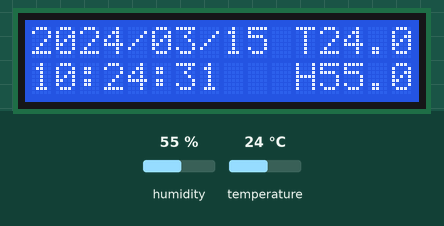
Recording of a sketch running on a simulated Arduino Uno, built with avr-gcc and run on an emulated ATmega328P. Parts: 16×2 character LCD. The test bench sets the inputs (shaded band); at power-on: humidity 55 %, temperature 24 °C. The local clock reads 2024-03-15 10:24:30 at power-on unless the sketch sets it; what the sketch prints to the serial monitor is not drawn.

Above: at 1.3 s.
1.4 s: humidity set to 22 %
At 3.1 s:
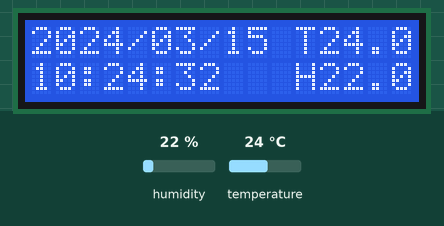
4.8 s: temperature set to 12 °C
At 6.8 s:
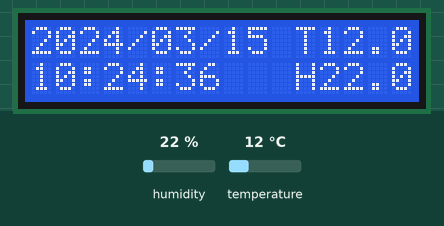
9.0 s: humidity set to 40 %
At 12.2 s:
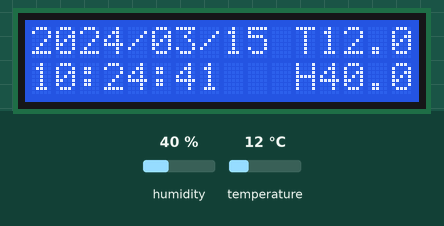
13.2 s: temperature set to 19 °C
At 15.7 s:
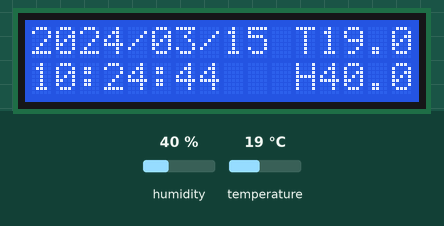
Timing chart, 0 to 17.2 s (numbered marks = the images above; inputs shaded):
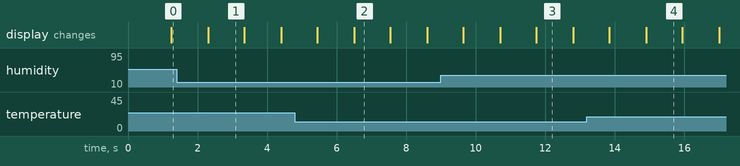

Measured:
- what the display in image 1 shows lasts 1.0 s, from 2.3 s to 3.3 s
- what the display in image 3 shows lasts 1.1 s, from 11.7 s to 12.8 s

The sketch:

simple-clock-with-dht.ino
```cpp
#include <ThreeWire.h>
#include <RtcDS1302.h>
#include <Wire.h>
#include <LiquidCrystal_I2C.h>
#include <DHT.h>

// Device defines
#define CLOCK_IO 4
#define CLOCK_CLK 5
#define CLOCK_CE 2
#define DHTTYPE DHT11
#define DHTPIN 7

ThreeWire myWire(CLOCK_IO, CLOCK_CLK, CLOCK_CE); // IO, SCLK, CE
RtcDS1302<ThreeWire> Rtc(myWire);
LiquidCrystal_I2C scr(0x27, 16, 2);
DHT dht(DHTPIN, DHTTYPE);

void setup ()
{
  Serial.begin(9600);
  Serial.print("compiled: ");
  Serial.print(__DATE__);
  Serial.println(__TIME__);

  scr.init();
  scr.backlight();
  scr.setCursor(0, 0);
  scr.print("Initializing,");
  scr.setCursor(0, 1);
  scr.print("Please wait.");

  dht.begin();

  Rtc.Begin();
  RtcDateTime compiled = RtcDateTime(__DATE__, __TIME__);
  printDateTimeDHT(compiled);
  Serial.println();

  if (!Rtc.IsDateTimeValid())
  {
    // Common Causes:
    //    1) first time you ran and the device wasn't running yet
    //    2) the battery on the device is low or even missing

    Serial.println("RTC lost confidence in the DateTime!");
    Rtc.SetDateTime(compiled);
  }

  if (Rtc.GetIsWriteProtected())
  {
    Serial.println("RTC was write protected, enabling writing now");
    Rtc.SetIsWriteProtected(false);
  }

  if (!Rtc.GetIsRunning())
  {
    Serial.println("RTC was not actively running, starting now");
    Rtc.SetIsRunning(true);
  }

  RtcDateTime now = Rtc.GetDateTime();
  if (now < compiled)
  {
    Serial.println("RTC is older than compile time!  (Updating DateTime)");
    Rtc.SetDateTime(compiled);
  }
  else if (now > compiled)
  {
    Serial.println("RTC is newer than compile time. (this is expected)");
  }
  else if (now == compiled)
  {
    Serial.println("RTC is the same as compile time! (not expected but all is fine)");
  }
}

void loop ()
{
  RtcDateTime now = Rtc.GetDateTime();

  printDateTimeDHT(now);
  Serial.println();

  if (!now.IsValid())
  {
    // Common Causes:
    //    1) the battery on the device is low or even missing and the power line was disconnected
    Serial.println("RTC lost confidence in the DateTime!");
  }
  delay(1000); // one sec
}

#define countof(a) (sizeof(a) / sizeof(a[0]))

void printDateTimeDHT(const RtcDateTime& dt)
{
  float temp = dht.readTemperature();
  float humidity = dht.readHumidity();

  char datestr[20];
  snprintf(datestr, sizeof(datestr), "%04u/%02u/%02u", dt.Year(), dt.Month(), dt.Day());

  char timestr[20];
  snprintf(timestr, sizeof(timestr), "%02u:%02u:%02u", dt.Hour(), dt.Minute(), dt.Second());
  Serial.println(datestr);
  Serial.println(timestr);
  scr.clear();
  scr.setCursor(0, 0);
  scr.print(datestr);
  if (isnan(temp))
  {
  }
  else
  {
    scr.print(" T");
    scr.print(temp);
  }
  scr.setCursor(0, 1);
  scr.print(timestr);
  if (isnan(humidity))
  {
  }
  else
  {
    scr.print("   H");
    scr.print(humidity);
  }
}
```
